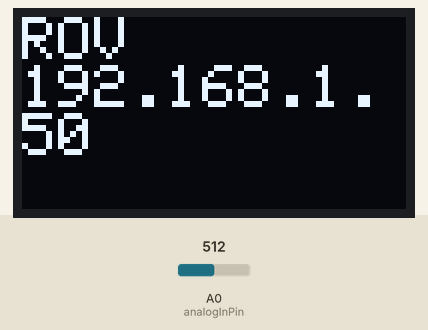
The sketch below on a simulated ESP8266 (NodeMCU). Shown: 128×64 one-colour display. The test bench sets the inputs (shaded band); at power-on: A0 (analogInPin) = 512. WiFi joins after 1.5 s; servers stay silent unless stated; what the sketch prints to the serial monitor is not drawn.

Above: at 1.7 s.
At 12.8 s:
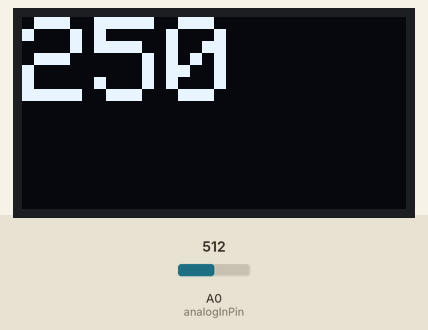
12.9 s: A0 (analogInPin) set to 716
At 14.2 s:
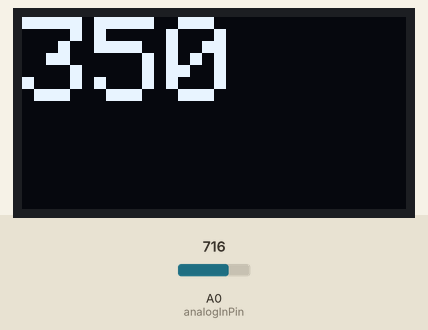
15.2 s: A0 (analogInPin) set to 900
At 16.5 s:
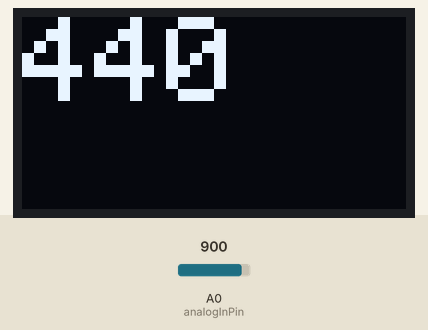
17.2 s: A0 (analogInPin) set to 1023
At 18.9 s:
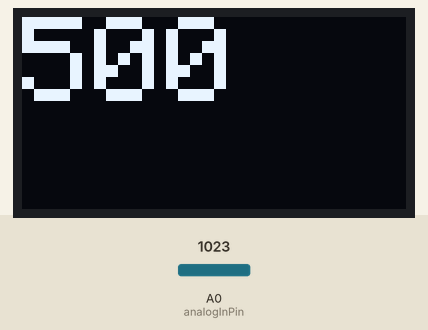
Timing chart, 0 to 20.4 s (numbered marks = the images above; inputs shaded):
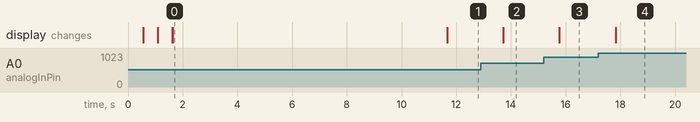

The sketch:

Pressure_logger.ino
```cpp
/*
 Name:		Pressure_logger.ino
 Created:	9/21/2020 4:15:36 PM
 Author:	lucas
*/

#include <SPI.h>
#include <Wire.h>
#include <Adafruit_GFX.h>
#include <Adafruit_SSD1306.h>

#include <ESP8266WiFi.h>
#include <WiFiClient.h>
#include <ESP8266WebServer.h>

//Oled Display settings
#define SCREEN_WIDTH 128 // OLED display width, in pixels
#define SCREEN_HEIGHT 64 // OLED display height, in pixels
#define OLED_RESET     BUILTIN_LED // Reset pin #
Adafruit_SSD1306 display(SCREEN_WIDTH, SCREEN_HEIGHT, &Wire, OLED_RESET);

/*Spectrum Van / Home*/
#define ssid      "ROV"
#define password  "12345678"

const int analogInPin = A0;  // ESP8266 Analog Pin ADC0 = A0

ESP8266WebServer server(80);

String data = "";

int sensorValue = 0;  // value read from the pot
int outputValue = 0;  // value to output to a PWM pin

String getPage() {
    //Send the data to the page variable
    String page = data;
    // Clean the data string
    data = "";
    display.clearDisplay();
    display.setTextSize(1);      // Normal 1:1 pixel scale
    display.setCursor(0, 0);
    display.println(page);
    display.display();

    return page;
}

void handleRoot() {
    // Create the web page
    server.send(200, "text/plain", getPage());


}

void setup() {


    // Start serial and wifi connections
    Serial.begin(115200);

    display.begin(SSD1306_SWITCHCAPVCC, 0x3C);
    display.clearDisplay(); // Clear the buffer
    display.setTextSize(2);      // Normal 1:1 pixel scale
    display.setTextColor(SSD1306_WHITE); // Draw white text
    display.setCursor(0, 0);     // Start at top-left corner
    display.cp437(true);         // Use full 256 char 'Code Page 437' font

    WiFi.begin(ssid, password);
    //  Wait for connection
    while (WiFi.status() != WL_CONNECTED) {
        delay(500); Serial.print("*");
        display.print("*");
        display.display();
    }
    //  WiFi connexion is OK
    Serial.println("");
    Serial.print("Connected to "); Serial.println(ssid);
    display.clearDisplay();
    display.setCursor(0, 0);     // Start at top-left corner
    display.println(ssid);
    Serial.print("IP address: "); Serial.println(WiFi.localIP());
    display.println(WiFi.localIP());
    display.display();

    // link to the function that manage launch page
    server.on("/", handleRoot);
    //Initiate the server
    server.begin();
    Serial.println("HTTP server started");
    delay(10000);
}


void loop() {
    // read the analog in value

    sensorValue = analogRead(analogInPin);
    delay(2);
    sensorValue = analogRead(analogInPin);
    // sensorValue = analogRead(analogInPin);

     // map it to the range of the PWM out
    outputValue = map(sensorValue, 0, 1023, 0, 500);

    // print the readings in the Serial Monitor

    Serial.println(outputValue);
    data = outputValue;
    display.clearDisplay();
    display.setTextSize(4);      // Normal 1:1 pixel scale
    display.setCursor(0, 0);
    display.println(data);
    display.display();


    delay(1000);
}
```

Measured:
- after the input at 12.9 s, the display: changes after 0.82 s (image 2)
- after the input at 15.2 s, the display: changes after 0.57 s (image 3)
- after the input at 17.2 s, the display: changes after 0.63 s (image 4)
- what the display in image 0 shows lasts 10.1 s, from 1.6 s to 11.7 s
